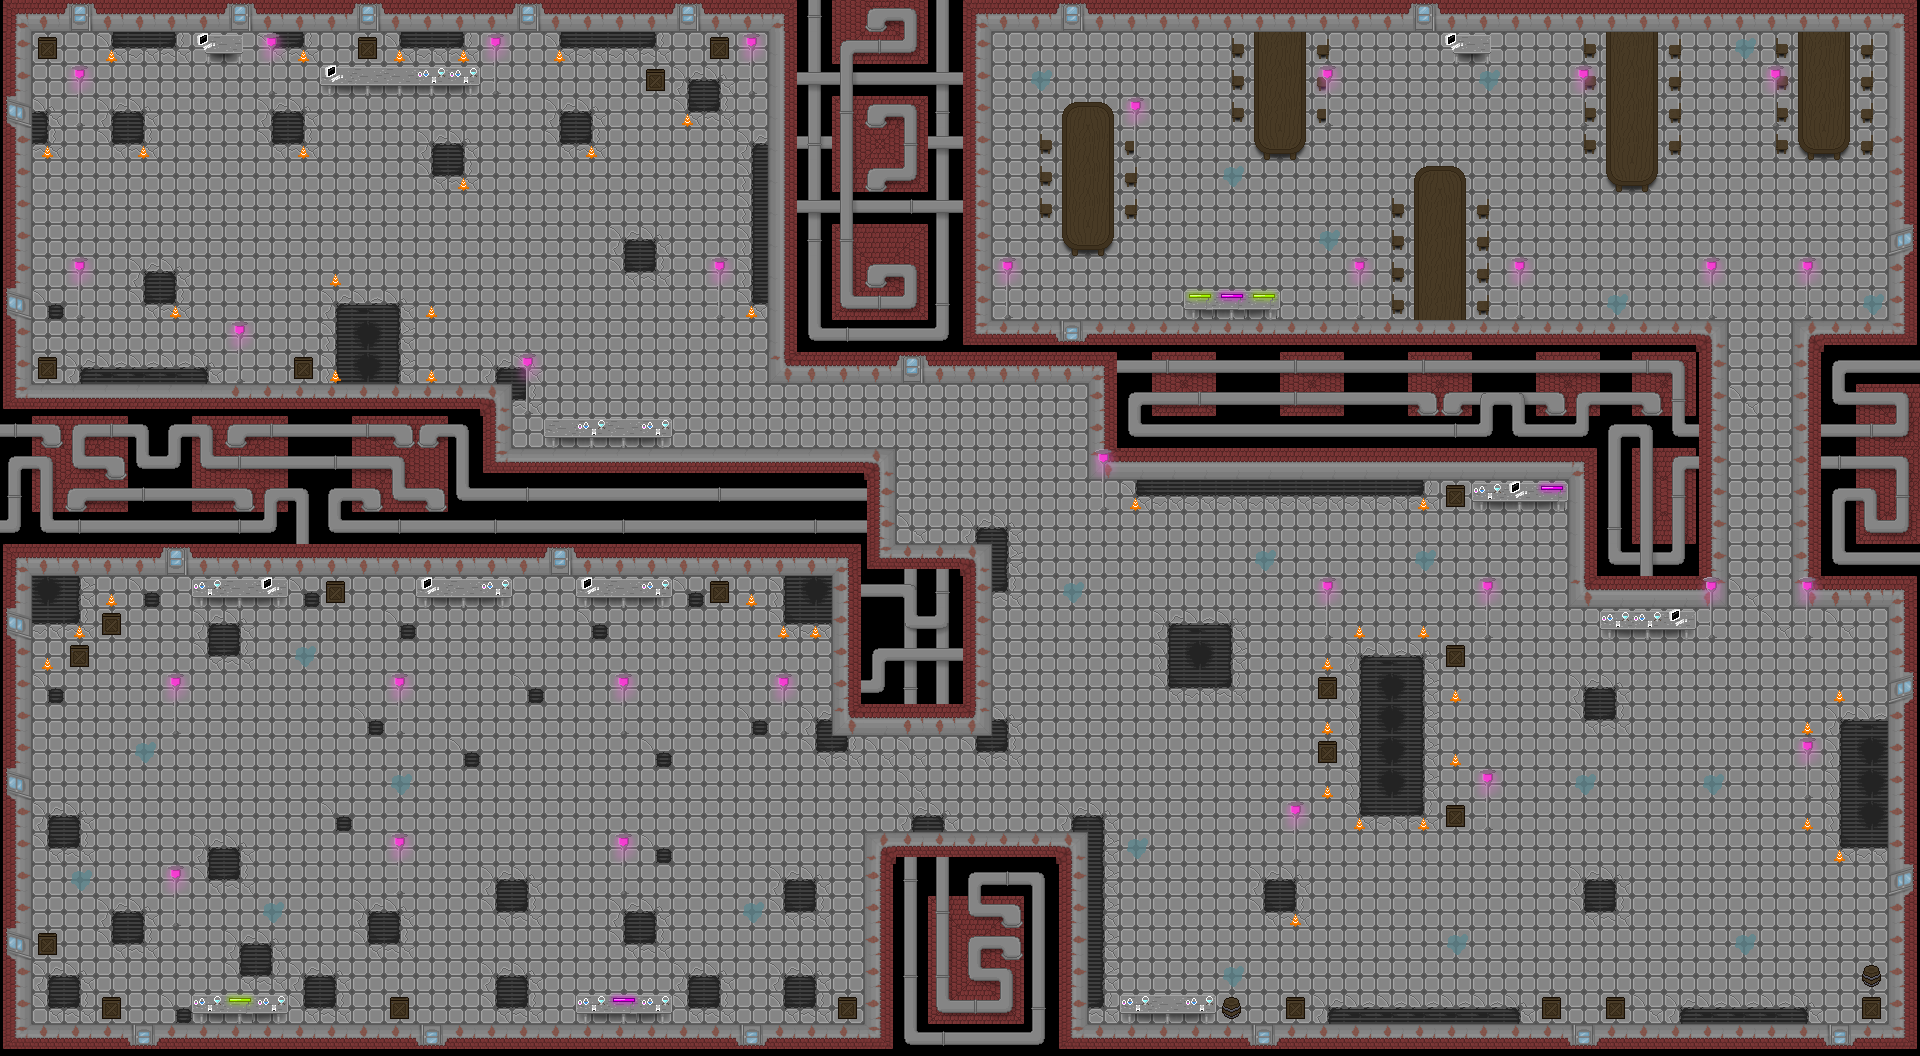

Rendered tile map (Tiled .tmx) drawn with the repository's tilesets; below, a short description and the map source with its tile grids summarised:
An orthogonal 60x33 tile map with 32x32 px tiles, 10 tile layers (Floor, Holes, Stairs, Tubes, ...), 2 tilesets and 46 objects (45x Enemy Spawn, Player Spawn).

<map version="1.9" tiledversion="1.9.2" orientation="orthogonal" renderorder="right-down" width="60" height="33" tilewidth="32" tileheight="32" infinite="0" nextlayerid="13" nextobjectid="47">
 <tileset firstgid="1" source="Level3.tsx" />
 <tileset firstgid="97" source="Furniture.tsx" />
 <layer id="1" name="Floor" width="60" height="33">
  <data>[1980 cells, 1360 non-empty, 3 distinct tile ids]</data>
 </layer>
 <layer id="2" name="Holes" width="60" height="33">
  <data>[1980 cells, 236 non-empty, 11 distinct tile ids]</data>
 </layer>
 <layer id="3" name="Stairs" width="60" height="33">
  <data>[1980 cells, 0 non-empty, 0 distinct tile ids]</data>
 </layer>
 <layer id="6" name="Tubes" width="60" height="33">
  <data>[1980 cells, 178 non-empty, 8 distinct tile ids]</data>
 </layer>
 <layer id="4" name="Inner Wall" width="60" height="33">
  <data>[1980 cells, 286 non-empty, 26 distinct tile ids]</data>
 </layer>
 <layer id="12" name="Furniture" width="60" height="33">
  <data>[1980 cells, 226 non-empty, 18 distinct tile ids]</data>
 </layer>
 <layer id="7" name="Furniture on Top" width="60" height="33">
  <data>[1980 cells, 56 non-empty, 7 distinct tile ids]</data>
 </layer>
 <layer id="8" name="outer wall" width="60" height="33">
  <data>[1980 cells, 169 non-empty, 14 distinct tile ids]</data>
 </layer>
 <layer id="11" name="Tubes Top" width="60" height="33">
  <data>[1980 cells, 118 non-empty, 10 distinct tile ids]</data>
 </layer>
 <layer id="9" name="outer Door" width="60" height="33">
  <data>[1980 cells, 25 non-empty, 4 distinct tile ids]</data>
 </layer>
 <objectgroup id="10" name="Spawn Points">
  <object id="1" name="Player Spawn" x="126.667" y="809.333">
   <point />
  </object>
  <object id="2" name="Enemy Spawn" x="211.667" y="152.333">
   <point />
  </object>
  <object id="3" name="Enemy Spawn" x="251" y="301">
   <point />
  </object>
  <object id="4" name="Enemy Spawn" x="112" y="234">
   <point />
  </object>
  <object id="5" name="Enemy Spawn" x="374" y="179">
   <point />
  </object>
  <object id="6" name="Enemy Spawn" x="521" y="163">
   <point />
  </object>
  <object id="7" name="Enemy Spawn" x="668" y="207">
   <point />
  </object>
  <object id="8" name="Enemy Spawn" x="492" y="320">
   <point />
  </object>
  <object id="9" name="Enemy Spawn" x="660" y="385">
   <point />
  </object>
  <object id="10" name="Enemy Spawn" x="1056" y="568">
   <point />
  </object>
  <object id="11" name="Enemy Spawn" x="1046" y="700">
   <point />
  </object>
  <object id="12" name="Enemy Spawn" x="1245" y="570">
   <point />
  </object>
  <object id="13" name="Enemy Spawn" x="1440" y="576">
   <point />
  </object>
  <object id="14" name="Enemy Spawn" x="1554" y="665">
   <point />
  </object>
  <object id="15" name="Enemy Spawn" x="1758" y="693">
   <point />
  </object>
  <object id="16" name="Enemy Spawn" x="1794" y="248">
   <point />
  </object>
  <object id="17" name="Enemy Spawn" x="1728" y="111">
   <point />
  </object>
  <object id="18" name="Enemy Spawn" x="1595" y="281">
   <point />
  </object>
  <object id="19" name="Enemy Spawn" x="1513" y="125">
   <point />
  </object>
  <object id="20" name="Enemy Spawn" x="1397" y="115">
   <point />
  </object>
  <object id="21" name="Enemy Spawn" x="1308" y="252">
   <point />
  </object>
  <object id="22" name="Enemy Spawn" x="1190" y="253">
   <point />
  </object>
  <object id="23" name="Enemy Spawn" x="1037" y="91">
   <point />
  </object>
  <object id="24" name="Enemy Spawn" x="1178" y="85">
   <point />
  </object>
  <object id="25" name="Enemy Spawn" x="1745" y="850">
   <point />
  </object>
  <object id="26" name="Enemy Spawn" x="1569" y="814">
   <point />
  </object>
  <object id="27" name="Enemy Spawn" x="1459" y="934">
   <point />
  </object>
  <object id="28" name="Enemy Spawn" x="1705" y="956">
   <point />
  </object>
  <object id="29" name="Enemy Spawn" x="1353" y="943">
   <point />
  </object>
  <object id="30" name="Enemy Spawn" x="1213" y="949">
   <point />
  </object>
  <object id="31" name="Enemy Spawn" x="1233" y="829">
   <point />
  </object>
  <object id="32" name="Enemy Spawn" x="1145" y="760">
   <point />
  </object>
  <object id="33" name="Enemy Spawn" x="1160" y="883">
   <point />
  </object>
  <object id="34" name="Enemy Spawn" x="738" y="818">
   <point />
  </object>
  <object id="35" name="Enemy Spawn" x="694" y="698">
   <point />
  </object>
  <object id="36" name="Enemy Spawn" x="571" y="927">
   <point />
  </object>
  <object id="37" name="Enemy Spawn" x="547" y="822">
   <point />
  </object>
  <object id="38" name="Enemy Spawn" x="468" y="691">
   <point />
  </object>
  <object id="39" name="Enemy Spawn" x="307" y="695">
   <point />
  </object>
  <object id="40" name="Enemy Spawn" x="232" y="763">
   <point />
  </object>
  <object id="41" name="Enemy Spawn" x="112" y="732">
   <point />
  </object>
  <object id="42" name="Enemy Spawn" x="309" y="921">
   <point />
  </object>
  <object id="43" name="Enemy Spawn" x="130" y="885">
   <point />
  </object>
  <object id="44" name="Enemy Spawn" x="304" y="798">
   <point />
  </object>
  <object id="45" name="Enemy Spawn" x="437" y="853">
   <point />
  </object>
  <object id="46" name="Enemy Spawn" x="447" y="974">
   <point />
  </object>
 </objectgroup>
</map>
